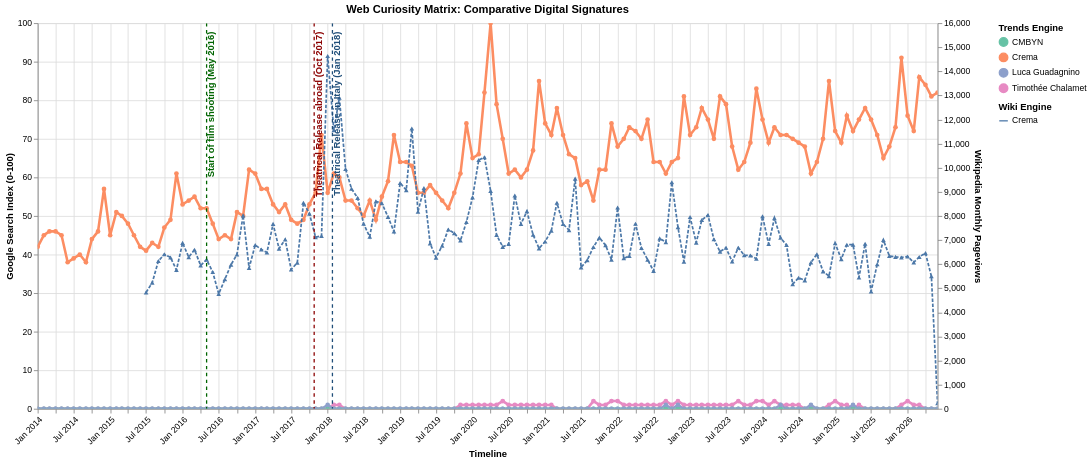

Here is the Vega-Lite specification saved for this chart:
### Vega-Lite specification from a JSON file in a GitHub repository (floating-point values rounded to 4 significant figures; data arrays with more than 128 entries replaced by an {"elided": "..."} marker saying what was removed)
{"config": {"view": {"continuousWidth": 300, "continuousHeight": 300}}, "layer": [{"data": {"name": "data-b8e5b8ff9f5ff21dad399464af9d5460"}, "mark": {"type": "line", "point": true, "strokeWidth": 3}, "encoding": {"color": {"field": "Subject", "legend": {"title": "Trends Engine"}, "scale": {"scheme": "set2"}, "type": "nominal"}, "tooltip": [{"field": "Date", "format": "%B %Y", "type": "temporal"}, {"field": "Subject", "type": "nominal"}, {"field": "Search_Index", "title": "Trends Score", "type": "quantitative"}], "x": {"axis": {"format": "%b %Y", "labelAngle": -45}, "field": "Date", "title": "Timeline", "type": "temporal"}, "y": {"field": "Search_Index", "title": "Google Search Index (0-100)", "type": "quantitative"}}, "name": "view_f803e88e85208651_0"}, {"data": {"name": "data-65e895b869225c2287ca2bf3fd1f9440"}, "mark": {"type": "line", "point": {"shape": "triangle-up"}, "strokeDash": [4, 2], "strokeWidth": 2}, "encoding": {"color": {"field": "Subject", "legend": {"title": "Wiki Engine"}, "scale": {"scheme": "tableau10"}, "type": "nominal"}, "tooltip": [{"field": "Date", "format": "%B %Y", "type": "temporal"}, {"field": "Subject", "type": "nominal"}, {"field": "Wiki_Views", "format": ",.0f", "title": "Wiki Views", "type": "quantitative"}], "x": {"field": "Date", "type": "temporal"}, "y": {"field": "Wiki_Views", "title": "Wikipedia Monthly Pageviews", "type": "quantitative"}}}, {"data": {"name": "data-57eb6e8149d7a4d4a22ab79626cdab88"}, "mark": {"type": "rule", "size": 1.5, "strokeDash": [4, 4]}, "encoding": {"color": {"field": "Color", "scale": null, "type": "nominal"}, "x": {"field": "Date", "type": "temporal"}}}, {"data": {"name": "data-57eb6e8149d7a4d4a22ab79626cdab88"}, "mark": {"type": "text", "align": "right", "angle": 270, "baseline": "top", "dx": 5, "fontSize": 11, "fontWeight": "bold"}, "encoding": {"color": {"field": "Color", "scale": null, "type": "nominal"}, "text": {"field": "Event", "type": "nominal"}, "x": {"field": "Date", "type": "temporal"}, "y": {"value": 15}}}], "height": 450, "params": [{"name": "param_1e9efca18e7a2868", "select": {"type": "interval", "encodings": ["x", "y"]}, "bind": "scales", "views": ["view_f803e88e85208651_0"]}], "resolve": {"scale": {"color": "independent", "y": "independent"}}, "title": "Web Curiosity Matrix: Comparative Digital Signatures", "width": 1050, "$schema": "https://vega.github.io/schema/vega-lite/v6.4.1.json", "datasets": {"data-b8e5b8ff9f5ff21dad399464af9d5460": {"elided": "600 records"}, "data-65e895b869225c2287ca2bf3fd1f9440": {"elided": "132 records"}, "data-57eb6e8149d7a4d4a22ab79626cdab88": [{"Date": "2016-05-01T00:00:00", "Event": "Start of film shooting (May 2016)", "Color": "#006400"}, {"Date": "2017-10-25T00:00:00", "Event": "Theatrical Release abroad (Oct 2017)", "Color": "#8B0000"}, {"Date": "2018-01-25T00:00:00", "Event": "Theatrical Release in Italy (Jan 2018)", "Color": "#1F4E79"}]}}
